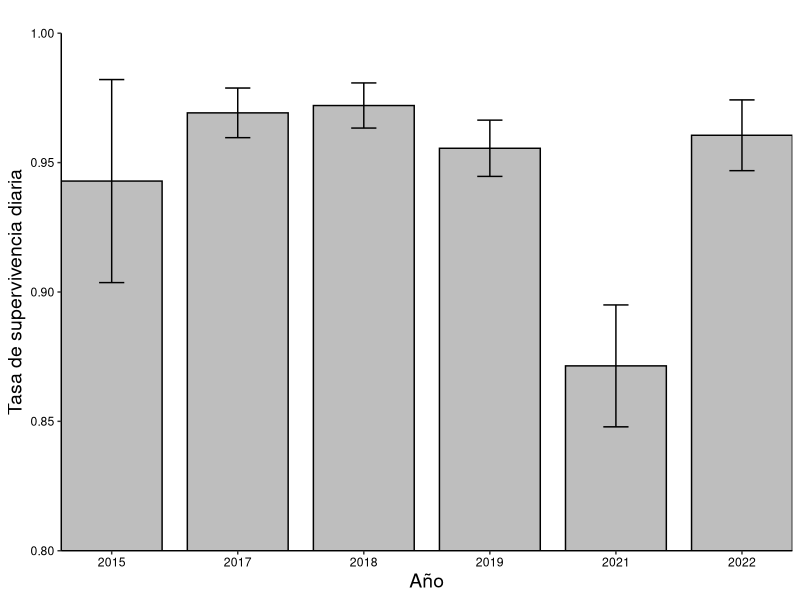

This figure's R source:
library(ggplot2)

# Data
data <- data.frame(
  YEAR = c(2015, 2017, 2018, 2019, 2021, 2022),
  TSD = c(0.9428571, 0.9692256, 0.9720621, 0.9555439, 0.8714378, 0.9605573),
  EE = c(0.0392347, 0.0095891, 0.0087174, 0.0108733, 0.023553, 0.0136733)
)

# Plot
ggplot(data, aes(x = as.factor(YEAR), y = TSD)) +
  geom_bar(stat = "identity", 
           fill = "grey", 
           position = "identity",
           width = .8,
           colour = "black") +
  geom_errorbar(aes(ymin = TSD - EE, ymax = TSD + EE), width = 0.2, position = position_dodge(0.9)) +
  labs(title = "",
       x = "Año",
       y = "Tasa de supervivencia diaria") +
  theme_classic() +
  scale_x_discrete(expand = c(0, 0))+
  theme(axis.text.x = element_text(color = "black"),
        axis.text.y = element_text(color = "black"),
        axis.title.x = element_text(size = 14),
        axis.title.y = element_text(size = 14)) +
  scale_y_continuous(expand = c(0, 0), 
                     limits = c(0.8, 1),  
                     na.value = .1)

